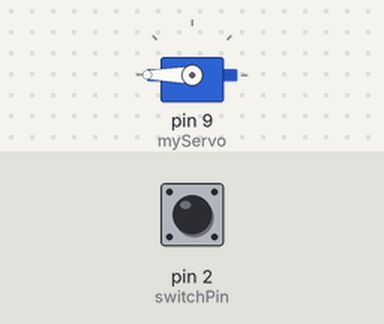
Recording of a sketch running on a simulated Arduino Uno, built with avr-gcc and run on an emulated ATmega328P. Shown: servo. Inputs (shaded band) come from the test bench; at power-on: pin 2 (switchPin) LOW.

Above: at 1.2 s.
1.3 s: pin 2 (switchPin) pulled HIGH for 0.15 s
At 1.38 s:
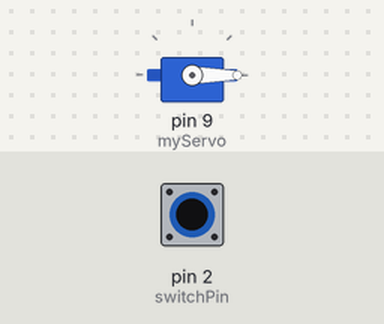
2.9 s: pin 2 (switchPin) pulled HIGH for 3.2 s
At 6.5 s:
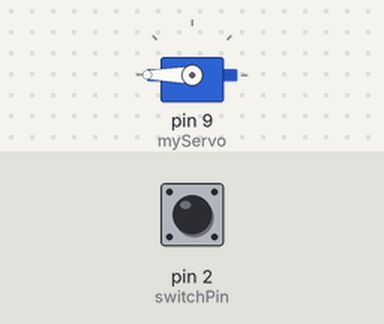
Timing chart, 0 to 8.0 s (numbered marks = the images above; inputs shaded):
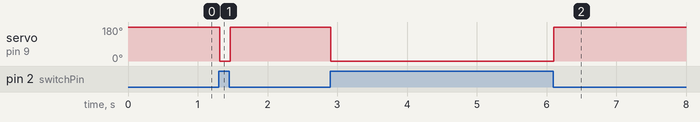

The sketch:

nappimoottori.ino
```cpp
#include <Servo.h>
Servo myServo;
int angle;
int switchState = 0;
int switchPin = 2;

void setup() {
  myServo.attach(9);
  Serial.begin(9600);
  pinMode (switchPin, INPUT);
}

void loop() {
  switchState = digitalRead(switchPin);

  if (switchState == HIGH) {
    angle = 0;
  } else {
    angle = 180;


  }
  myServo.write(angle);
  delay(15);

}
```

Measured:
- after the input at 1.3 s, servo on pin 9 (myServo): 180° → 0° at once, → 180° 0.15 s later
- after the input at 2.9 s, servo on pin 9 (myServo): 180° → 0° at once, → 180° 3.2 s later
